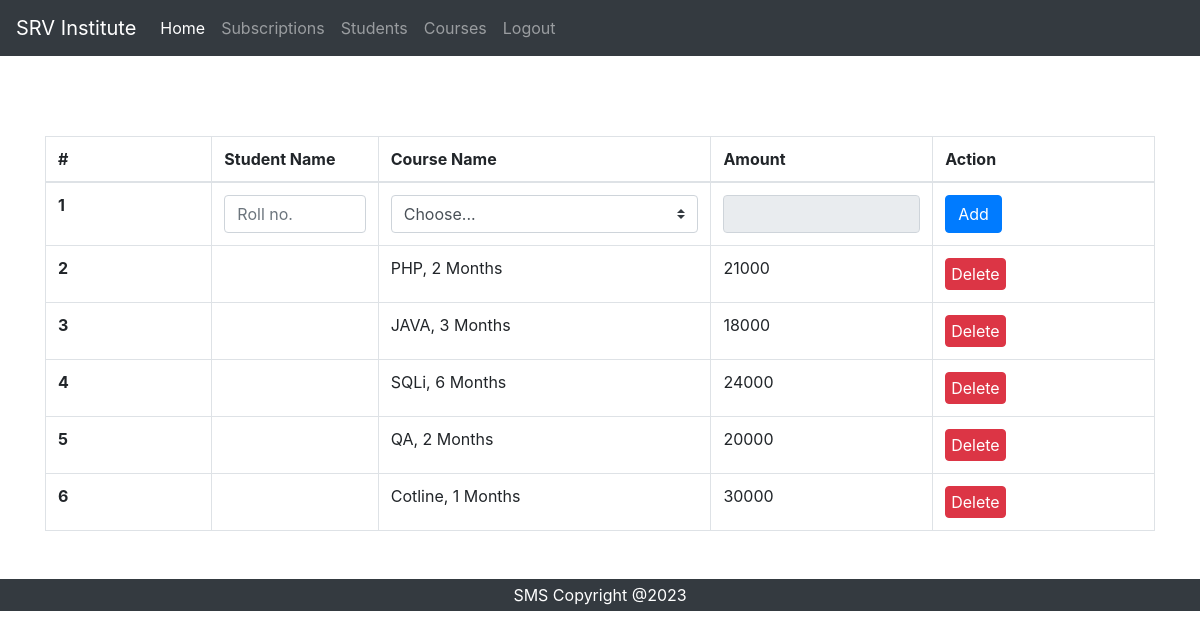
/subscriptionDetails.php (signed in), run on the app's committed database.
### tables this page shows
CREATE TABLE `subscriptionsdetail` (
  `rollno` int(10) NOT NULL,
  `subscriptionName` varchar(100) NOT NULL,
  `amount` int(10) NOT NULL
);

CREATE TABLE `coursedetails` (
  `courseId` int(10) NOT NULL,
  `courseName` varchar(100) NOT NULL,
  `courseDuration` varchar(100) NOT NULL,
  `courseFee` int(100) NOT NULL
);

### subscriptionDetails.php (the view, shortened to what this page needs)
<?php
  require './partials/_nav.php';
  require './header.php';
  include_once 'db.php';
?>
<div class="container">
    <table class="table table-bordered" style="margin-top:80px">
        <thead>
            <tr>
            <th width="15%">#</th>
            <th width="15%">Student Name</th>
            <th width="30%">Course Name</th>
            <th width="20%">Amount</th>
            <th width="20">Action</th>
            </tr>
        </thead>
        <tbody>
            <tr>
                <form name="course" method="post" action="<?php echo htmlspecialchars($_SERVER["PHP_SELF"]);?>" id="form1">
                    <th scope="row">1</th>
                    <td>
                        <input type="text" name="rollno" class="form-control" placeholder="Roll no."/>
                    </td>
                    <td>
                        <select class="custom-select" name="name" id="courseId" onchange="getCouseIdValue(this)">
                            <option value="">Choose...</option>
                        </select>
                    </td>
                    <td>
                        <input type="text" id="getAmountValue" class="form-control" name="amount" value="" readonly/>
                    </td>
                    <td>
                        <input type="submit" class="btn btn-primary" name="add-submit" value="Add" />
                    </td>
                </form>
            </tr>
            <?php
                $sql = "select * from subscriptionsdetail";
                $retval = mysqli_query($conn, $sql);
                $num = mysqli_num_rows($retval);
                $counter = 1;
                if($num > 0){
                    while($row = mysqli_fetch_array($retval)) {
                    $counter++;
            ?>
            <tr>
                <form name="course" method="post" action="<?php echo htmlspecialchars($_SERVER["PHP_SELF"]);?>" id="form2">
                    <th scope="row"><?php echo $counter; ?></th>
                    <td>
                    </td>
                    <td>
                            <?php
                                $sql1 = "select * from coursedetails where courseid= '$row[1]'";
                                $retval1 = mysqli_query($conn, $sql1);
                                $num1 = mysqli_num_rows($retval1);
                                if($num1 > 0){
                                    while($row1 = mysqli_fetch_array($retval1)) {
                            ?>
                             <span id="showDataField_<?php echo $counter ?>_9"><?php echo $row1[1]?>, <?php echo $row1[2]?></span>
                            <?php
                                    }
                                }
                            ?>
                    </td>
                    <td>
                        <span id="showDataField_<?php echo $counter ?>_11"><?php echo $row[2]?></span>
                    </td>
                    <td>
                        <input type="submit" class="btn btn-danger" name="delete-submit" value="Delete" style="padding:3px 5px;" />
                    </td>
                </form>
            </tr>
            <?php
                }
            }
            ?>
        </tbody>
    </table>
</div>
<?php
 require './footer.php';
?>

### partials/_nav.php (shortened to what this page needs)
<nav class="navbar navbar-expand-lg navbar-dark bg-dark">
  <a class="navbar-brand" href="./">SRV Institute</a>
  <div class="collapse navbar-collapse" id="navbarSupportedContent">
    <ul class="navbar-nav mr-auto">
      <?php
        if (isset($_SESSION['loggedin']) || $_SESSION['loggedin'] == true){
      ?>
      <li class="nav-item active">
        <a class="nav-link" href="./welcome.php">Home <span class="sr-only">(current)</span></a>
      </li>
      <li class="nav-item">
        <a class="nav-link" href="./subscriptionDetails.php">Subscriptions</a>
      </li>
      <li class="nav-item">
        <a class="nav-link" href="./studentsDetail.php">Students</a>
      </li>
      <li class="nav-item">
        <a class="nav-link" href="./courseDetails.php">Courses</a>
      </li>
      <li class="nav-item">
        <a class="nav-link" href="./logout.php">Logout</a>
      </li>
      <?php
        }
      ?>
    </ul>
  </div>
</nav>

### header.php (shortened to what this page needs)
<!DOCTYPE html>
<html lang="en">
<head>
</head>
<body>
<!doctype html>
<html lang="en">
  <head>
    <link rel="stylesheet" href="https://cdn.jsdelivr.net/npm/bootstrap@4.6.2/dist/css/bootstrap.min.css">
    <link rel="stylesheet" href="./css/style.css">
  </head>
  <body>

### footer.php (shortened to what this page needs)
    <div style="text-align: center;" class="bg-dark text-white p-1 mt-5">SMS Copyright @2023</div>
  </body>
</html>
</body>
</html>

### data on the page
subscriptionsdetail: amount "21000"
coursedetails: courseName "PHP", courseDuration "2 Months"
subscriptionsdetail: amount "18000"
coursedetails: courseName "JAVA", courseDuration "3 Months"
subscriptionsdetail: amount "24000"
coursedetails: courseName "SQLi", courseDuration "6 Months"
subscriptionsdetail: amount "20000"
coursedetails: courseName "QA", courseDuration "2 Months"
subscriptionsdetail: amount "30000"
coursedetails: courseName "Cotline", courseDuration "1 Months"
